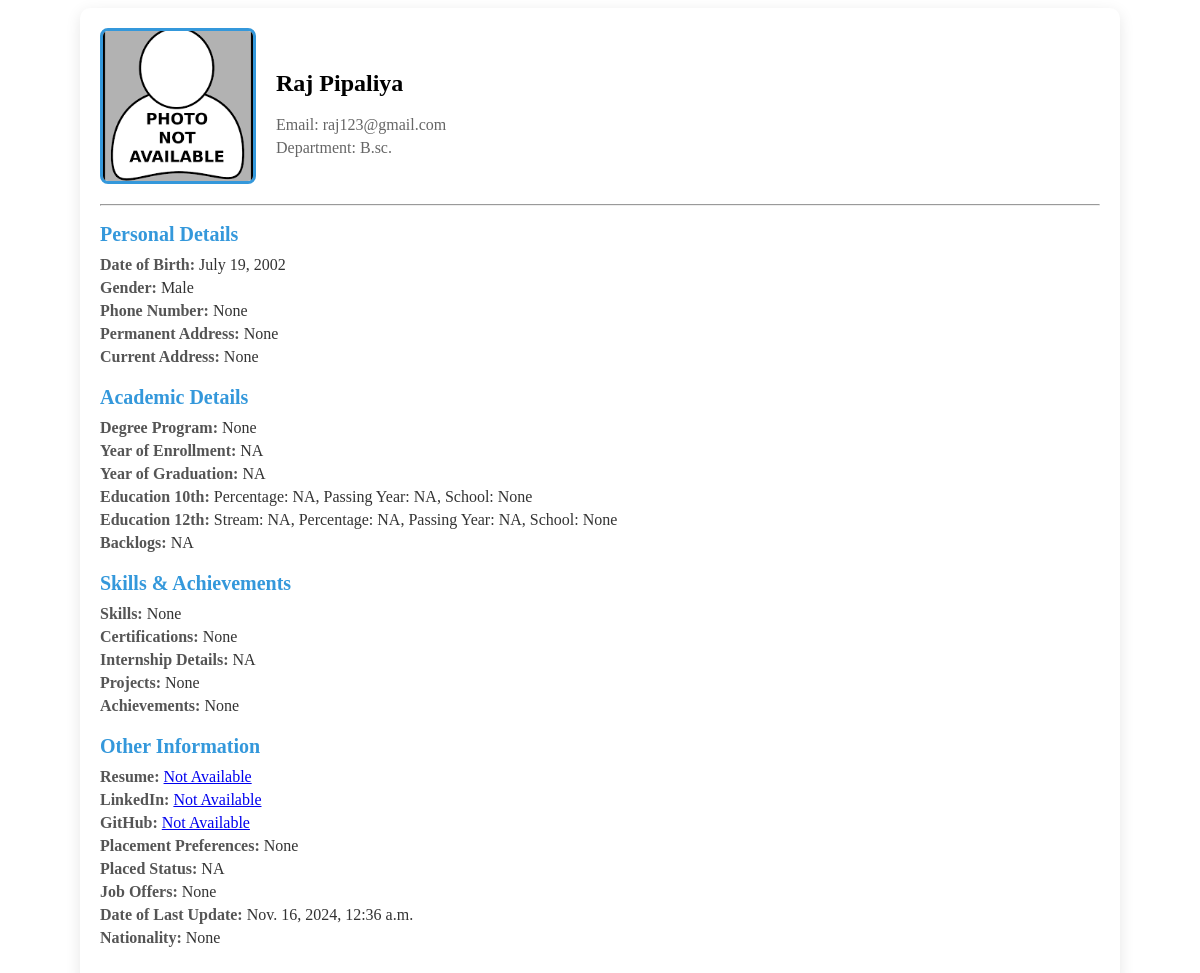
Screenshot of /student/raj123@gmail.com/ with the database file from the repository.
### cprs_app/models.py (models this page shows, shortened)
class StudentInformation(models.Model):
    student_profile = models.OneToOneField(StudentProfile, on_delete=models.CASCADE, related_name='student_info')
    student_id = models.CharField(max_length=50, unique=True, blank=True, null=True)
    college_email = models.EmailField(unique=True)
    full_name = models.CharField(max_length=200)
    personal_email = models.EmailField(blank=True, null=True)
    phone_number = models.CharField(max_length=15, blank=True, null=True)
    date_of_birth = models.DateField(blank=True, null=True)
    gender = models.CharField(max_length=10, choices=[('Male', 'Male'), ('Female', 'Female'), ('Other', 'Other')], blank=True, null=True)
    profile_photo = models.ImageField(upload_to='student_photos/', blank=True, null=True)
    permanent_address = models.TextField(blank=True, null=True)
    current_address = models.TextField(blank=True, null=True)
    department = models.CharField(max_length=100)
    degree_program = models.CharField(max_length=100, blank=True, null=True)
    year_of_enrollment = models.IntegerField(blank=True, null=True)
    year_of_graduation = models.IntegerField(blank=True, null=True)
    tenth_percentage = models.FloatField(blank=True, null=True)
    tenth_passing_year = models.IntegerField(blank=True, null=True)
    tenth_school = models.CharField(max_length=200, blank=True, null=True)
    twelfth_stream = models.CharField(max_length=50, choices=[('Science', 'Science'), ('Commerce', 'Commerce'), ('Arts', 'Arts'), ('Other', 'Other')], blank=True, null=True)
    twelfth_percentage = models.FloatField(blank=True, null=True)
    twelfth_passing_year = models.IntegerField(blank=True, null=True)
    twelfth_school = models.CharField(max_length=200, blank=True, null=True)
    ug_course = models.CharField(max_length=100, blank=True, null=True)
    ug_passing_year = models.IntegerField(blank=True, null=True)
    ug_cgpa = models.FloatField(blank=True, null=True)
    ug_college_university = models.CharField(max_length=200, blank=True, null=True)
    other_course = models.CharField(max_length=100, blank=True, null=True)
    other_passing_year = models.IntegerField(blank=True, null=True)
    other_cgpa = models.FloatField(blank=True, null=True)
    other_college_university = models.CharField(max_length=200, blank=True, null=True)
    backlogs = models.IntegerField(default=0, blank=True, null=True)
    skills = models.TextField(blank=True, null=True)
    certifications = models.TextField(blank=True, null=True)
    internship_details = models.TextField(blank=True, null=True)
    projects = models.TextField(blank=True, null=True)
    achievements = models.TextField(blank=True, null=True)
    extracurricular_activities = models.TextField(blank=True, null=True)
    resume = models.FileField(upload_to='resumes/', blank=True, null=True)
    linkedin_profile = models.URLField(blank=True, null=True)
    github_profile = models.URLField(blank=True, null=True)
    placement_preferences = models.TextField(blank=True, null=True)
    placed_status = models.BooleanField(default=False)
    job_offers = models.TextField(blank=True, null=True)
    date_of_last_update = models.DateTimeField(default=timezone.now)
    nationality = models.CharField(max_length=50, blank=True, null=True)

class StudentProfile(models.Model):
    student_name = models.CharField(max_length=100,default=None)
    email = models.EmailField(unique=True,blank=True,null=True)
    department = models.CharField(max_length=50,default=None)
    password = models.CharField(max_length=128,default=None)
    reset_code = models.CharField(max_length=6, blank=True, null=True)
    reset_code_expires_at = models.DateTimeField(blank=True, null=True)

### cprs_app/views.py (the view)
# urls.py: path('student/<str:pk>/', v1.view_student_details, name='view_student_details'),
def view_student_details(request, pk):
    student = get_object_or_404(StudentInformation, college_email=pk)
    return render(request, 'student_details.html', {'student': student})

### template/student_details.html (shortened to what this page needs)
{% load static %}
<!DOCTYPE html>
<html lang="en">
<head>
</head>
<body>
<div class="container">
    <div class="profile-header">
        <div class="profile-photo">
            <img src="{% if student.profile_photo %}{{ student.profile_photo.url }}{% else %}{% static 'default_profile.png' %}{% endif %}" alt="Profile Photo">
        </div>
        <div class="student-info">
            <h2>{{ student.student_profile.student_name|default:"NA" }}</h2>
            <p>Email: {{ student.student_profile.email|default:"NA" }}</p>
            <p>Department: {{ student.student_profile.department|default:"NA" }}</p>
        </div>
    </div>
    <hr>
    <div class="section">
        <h2 class="section-title">Personal Details</h2>
        <div class="section-content">
            <p><span>Date of Birth:</span> {{ student.date_of_birth|default:"NA" }}</p>
            <p><span>Gender:</span> {{ student.gender|default:"NA" }}</p>
            <p><span>Phone Number:</span> {{ student.phone_number|default:"NA" }}</p>
            <p><span>Permanent Address:</span> {{ student.permanent_address|default:"NA" }}</p>
            <p><span>Current Address:</span> {{ student.current_address|default:"NA" }}</p>
        </div>
    </div>
    <div class="section">
        <h2 class="section-title">Academic Details</h2>
        <div class="section-content">
            <p><span>Degree Program:</span> {{ student.degree_program|default:"NA" }}</p>
            <p><span>Year of Enrollment:</span> {{ student.year_of_enrollment|default:"NA" }}</p>
            <p><span>Year of Graduation:</span> {{ student.year_of_graduation|default:"NA" }}</p>
            <p><span>Education 10th:</span> Percentage: {{ student.tenth_percentage|default:"NA" }}, Passing Year: {{ student.tenth_passing_year|default:"NA" }}, School: {{ student.tenth_school|default:"NA" }}</p>
            <p><span>Education 12th:</span> Stream: {{ student.twelfth_stream|default:"NA" }}, Percentage: {{ student.twelfth_percentage|default:"NA" }}, Passing Year: {{ student.twelfth_passing_year|default:"NA" }}, School: {{ student.twelfth_school|default:"NA" }}</p>
            <p><span>Backlogs:</span> {{ student.backlogs|default:"NA" }}</p>
        </div>
    </div>
    <div class="section">
        <h2 class="section-title">Skills & Achievements</h2>
        <div class="section-content">
            <p><span>Skills:</span> {{ student.skills|default:"NA" }}</p>
            <p><span>Certifications:</span> {{ student.certifications|default:"NA" }}</p>
            <p><span>Internship Details:</span> {{ student.internships|default:"NA" }}</p>
            <p><span>Projects:</span> {{ student.projects|default:"NA" }}</p>
            <p><span>Achievements:</span> {{ student.achievements|default:"NA" }}</p>
        </div>
    </div>
    <div class="section">
        <h2 class="section-title">Other Information</h2>
        <div class="section-content">
            <p><span>Resume:</span>
                <a href="{% if student.resume %}{{ student.resume.url }}{% else %}#{% endif %}">
                    {% if student.resume %}View Resume{% else %}Not Available{% endif %}
                </a>
            </p>
            <p><span>LinkedIn:</span> <a href="{{ student.linkedin_profile|default:'#' }}">{{ student.linkedin_profile|default:"Not Available" }}</a></p>
            <p><span>GitHub:</span> <a href="{{ student.github_profile|default:'#' }}">{{ student.github_profile|default:"Not Available" }}</a></p>
            <p><span>Placement Preferences:</span> {{ student.placement_preferences|default:"NA" }}</p>
            <p><span>Placed Status:</span> {{ student.placed_status|default:"NA" }}</p>
            <p><span>Job Offers:</span> {{ student.job_offers|default:"NA" }}</p>
            <p><span>Date of Last Update:</span> {{ student.date_of_last_update|default:"NA" }}</p>
            <p><span>Nationality:</span> {{ student.nationality|default:"NA" }}</p>
        </div>
    </div>
</div>
</body>
</html>

### template/student_details.html (style rules this page uses)
.container { max-width: 1000px; margin: 0 auto; background-color: white; border-radius: 10px; padding: 20px; box-shadow: 0px 4px 15px rgba(0, 0, 0, 0.1); }
.profile-header { display: flex; align-items: center; margin-bottom: 20px; }
.profile-photo { width: 150px; height: 150px; border-radius: 8px; overflow: hidden; border: 3px solid #3498db; margin-right: 20px; }
.profile-photo img { width: 100%; height: 100%; object-fit: cover; }
.student-info { flex-grow: 1; }
.student-info p { margin: 5px 0; color: #666; }
.section { margin-bottom: 20px; }
.section-title { font-size: 20px; margin-bottom: 10px; color: #3498db; }
.section-content p { margin: 5px 0; color: #333; }
.section-content p span { font-weight: bold; color: #555; }

### rows the page displays
StudentInformation: student_profile.student_name "Raj Pipaliya", student_profile.email "raj123@gmail.com", student_profile.department "B.sc.", date_of_birth "July 19, 2002", gender "Male", phone_number "None", permanent_address "None", current_address "None", degree_program "None", year_of_enrollment "NA", year_of_graduation "NA", tenth_percentage "NA", tenth_passing_year "NA", tenth_school "None", twelfth_stream "NA", twelfth_percentage "NA", twelfth_passing_year "NA", twelfth_school "None", backlogs "NA", skills "None", certifications "None", projects "None", achievements "None", linkedin_profile "Not Available", github_profile "Not Available", placement_preferences "None", placed_status "NA", job_offers "None", date_of_last_update "Nov. 16, 2024, 12:36 a.m.", nationality "None"

### other values shown
{{ student.internships|default:"NA" }} "NA"
